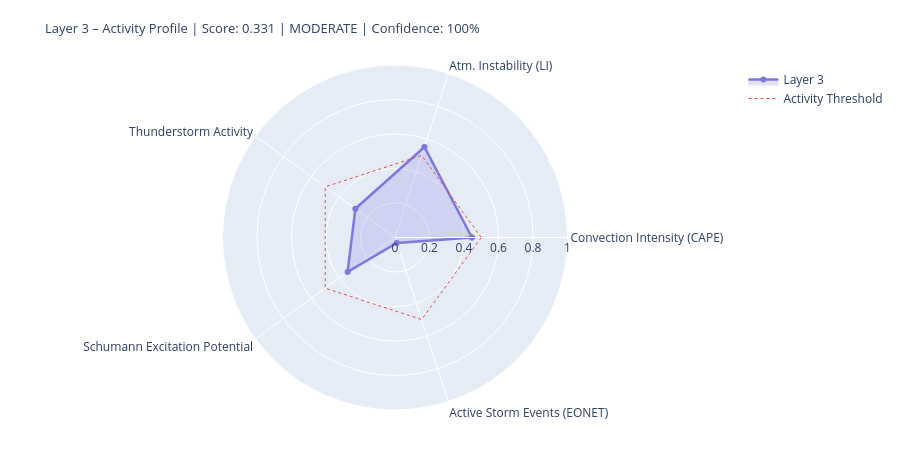

Notebook code cell kept with this figure:
### Markdown cell above
---
## 4. State Assessment & Handoff to Layer 4/5

### Code cell
# ============================================================
# LAYER-3-SCORE
# Five dynamic components
# ============================================================

def norm(v, lo, hi):
    if v is None or (isinstance(v, float) and math.isnan(v)): return None
    return round(max(0.0, min(1.0, (v - lo) / (hi - lo))), 4)

# --- 1) Convection intensity (global CAPE mean) ---
cape_mean = df_atm['cape'].dropna().mean() if not df_atm.empty else None
conv_score = norm(cape_mean, 0, 3000)
conv_src   = 'primary' if cape_mean is not None else 'missing'

# --- 2) Atmospheric instability (LI mean) ---
li_mean   = df_atm['li'].dropna().mean() if not df_atm.empty else None
# Negative LI = unstable → higher score
instab_score = norm(-li_mean if li_mean is not None else None, -6, 6)
instab_src   = 'primary' if li_mean is not None else 'missing'

# --- 3) Thunderstorm activity (mean thunder score + WMO count) ---
thunder_mean = df_atm['thunder_score'].mean() if not df_atm.empty else None
n_thunder    = int(df_atm['thunderstorm'].sum()) if not df_atm.empty else 0
thunder_score_val = norm(
    (thunder_mean or 0) * 0.7 + n_thunder * 0.1, 0, 1.0
) if thunder_mean is not None else None
thunder_src = 'primary'

# --- 4) Schumann excitation potential (weighted Schumann contribution) ---
schumann_pot = df_atm['schumann_contribution'].mean() if not df_atm.empty else None
# Boosted by Layer-2 thunderstorm trigger
if schumann_pot is not None and l2_thunder:
    schumann_pot = min(1.0, schumann_pot * 1.2)
schumann_score = norm(schumann_pot, 0, 1.0) if schumann_pot is not None else None
schumann_src   = 'derived'

# --- 5) Storm activity (NASA EONET) ---
# Distinction: None = data not loaded, 0.0 = loaded but no events
storm_score = None
storm_src   = 'missing'
if raw.get('storms') is not None:          # API reached successfully
    storm_score = norm(len(storm_events), 0, 30) if storm_events else 0.0
    storm_src   = 'primary'

# X-Ray and Kp: context only, not in dynamic score
# (X-Ray = Layer-0/4 driver; Kp = geomagnetic index, not a lightning proxy)
xray_context = None
if raw.get('xray'):
    df_xc = pd.DataFrame(raw['xray'])
    fc = next((c for c in df_xc.columns
               if any(k in c.lower() for k in ['flux','long']) and 'time' not in c.lower()),
              df_xc.columns[1])
    df_xc[fc] = pd.to_numeric(df_xc[fc], errors='coerce')
    xray_last = df_xc[fc].dropna().iloc[-1] if not df_xc[fc].dropna().empty else None
    if xray_last:
        xray_class = ('X' if xray_last>=1e-4 else 'M' if xray_last>=1e-5
                      else 'C' if xray_last>=1e-6 else 'B')
        xray_context = {'flux': float(xray_last), 'class': xray_class}
        print(f'X-Ray context: {xray_class}-class ({xray_last:.2e} W/m²)')

# --- Aggregate ---
COMPONENTS = {
    'Convection Intensity (CAPE)':  {'score': conv_score,       'source': conv_src,    'dynamic': True},
    'Atm. Instability (LI)':         {'score': instab_score,     'source': instab_src,  'dynamic': True},
    'Thunderstorm Activity':              {'score': thunder_score_val, 'source': thunder_src, 'dynamic': True},
    'Schumann Excitation Potential':   {'score': schumann_score,   'source': schumann_src,'dynamic': True},
    'Active Storm Events (EONET)': {'score': storm_score,      'source': storm_src,   'dynamic': True},
}

available   = {k: v['score'] for k, v in COMPONENTS.items() if v['score'] is not None}
unavailable = [k for k, v in COMPONENTS.items() if v['score'] is None]
layer3_score = round(sum(available.values()) / len(available), 4) if available else None
confidence   = round(len(available) / len(COMPONENTS), 2)
level = ('unknown' if layer3_score is None
         else 'quiet'   if layer3_score < 0.3
         else 'moderate' if layer3_score < 0.6
         else 'active')
dominant_l3 = max(available, key=available.get) if available else 'none'

# --- Ausgabe ---
W = 68
print('=' * W)
print('LAYER 3 – ATMOSPHERE / WEATHER / THUNDERSTORMS – STATE ASSESSMENT')
print('=' * W)
for name, comp in COMPONENTS.items():
    s = comp['score']
    if s is not None:
        bar = '█' * int(s * 20) + '░' * (20 - int(s * 20))
        print(f'  {name:<36} {bar}  {s:.3f}  [{comp["source"]}]')
    else:
        print(f'  {name:<36} {"─" * 20}  n/a   [missing]')
print('-' * W)
print(f'  Score:        {layer3_score:.3f}  ({len(available)}/{len(COMPONENTS)} components)')
print(f'  Confidence:   {confidence:.0%}')
print(f'  Level:        {level.upper()}')
print(f'  Dominant:     {dominant_l3}')
print(f'  CAPE mean:    {cape_mean:.0f} J/kg' if cape_mean else '  CAPE mean:    n/a')
print(f'  LI mean:      {li_mean:.1f} K' if li_mean is not None else '  LI mean:      n/a')
print(f'  Thunderstorms:{n_thunder} points (WMO)  +  {len(storm_events)} NASA EONET')
print('=' * W)

# Radar
cats   = list(available.keys())
vals_r = list(available.values())
if len(cats) >= 3:
    fig = go.Figure()
    fig.add_trace(go.Scatterpolar(
        r=vals_r + [vals_r[0]], theta=cats + [cats[0]],
        fill='toself', fillcolor='rgba(127,119,221,0.22)',
        line=dict(color='#7F77DD', width=2.5), name='Layer 3'
    ))
    fig.add_trace(go.Scatterpolar(
        r=[0.5] * (len(cats)+1), theta=cats + [cats[0]],
        line=dict(color='#E24B4A', dash='dot', width=1),
        mode='lines', name='Activity Threshold'
    ))
    fig.update_layout(
        title=dict(
            text=f'Layer 3 – Activity Profile | Score: {layer3_score:.3f} | {level.upper()} | Confidence: {confidence:.0%}',
            font=dict(size=13)
        ),
        polar=dict(radialaxis=dict(visible=True, range=[0, 1])),
        height=450, showlegend=True,
        margin=dict(l=60, r=60, t=65, b=40)
    )
    fig.show()

### Figure 1 — Plotly figure (JSON) as saved in the notebook; plotly's stock layout.template omitted (floating-point values rounded to 4 significant figures)
{"data": [{"fill": "toself", "fillcolor": "rgba(127,119,221,0.22)", "line": {"color": "#7F77DD", "width": 2.5}, "name": "Layer 3", "r": [0.446, 0.5517, 0.2838, 0.3396, 0.0333, 0.446], "theta": ["Convection Intensity (CAPE)", "Atm. Instability (LI)", "Thunderstorm Activity", "Schumann Excitation Potential", "Active Storm Events (EONET)", "Convection Intensity (CAPE)"], "type": "scatterpolar"}, {"line": {"color": "#E24B4A", "dash": "dot", "width": 1}, "mode": "lines", "name": "Activity Threshold", "r": [0.5, 0.5, 0.5, 0.5, 0.5, 0.5], "theta": ["Convection Intensity (CAPE)", "Atm. Instability (LI)", "Thunderstorm Activity", "Schumann Excitation Potential", "Active Storm Events (EONET)", "Convection Intensity (CAPE)"], "type": "scatterpolar"}], "layout": {"height": 450, "margin": {"b": 40, "l": 60, "r": 60, "t": 65}, "polar": {"radialaxis": {"range": [0, 1], "visible": true}}, "showlegend": true, "title": {"font": {"size": 13}, "text": "Layer 3 – Activity Profile | Score: 0.331 | MODERATE | Confidence: 100%"}}}
